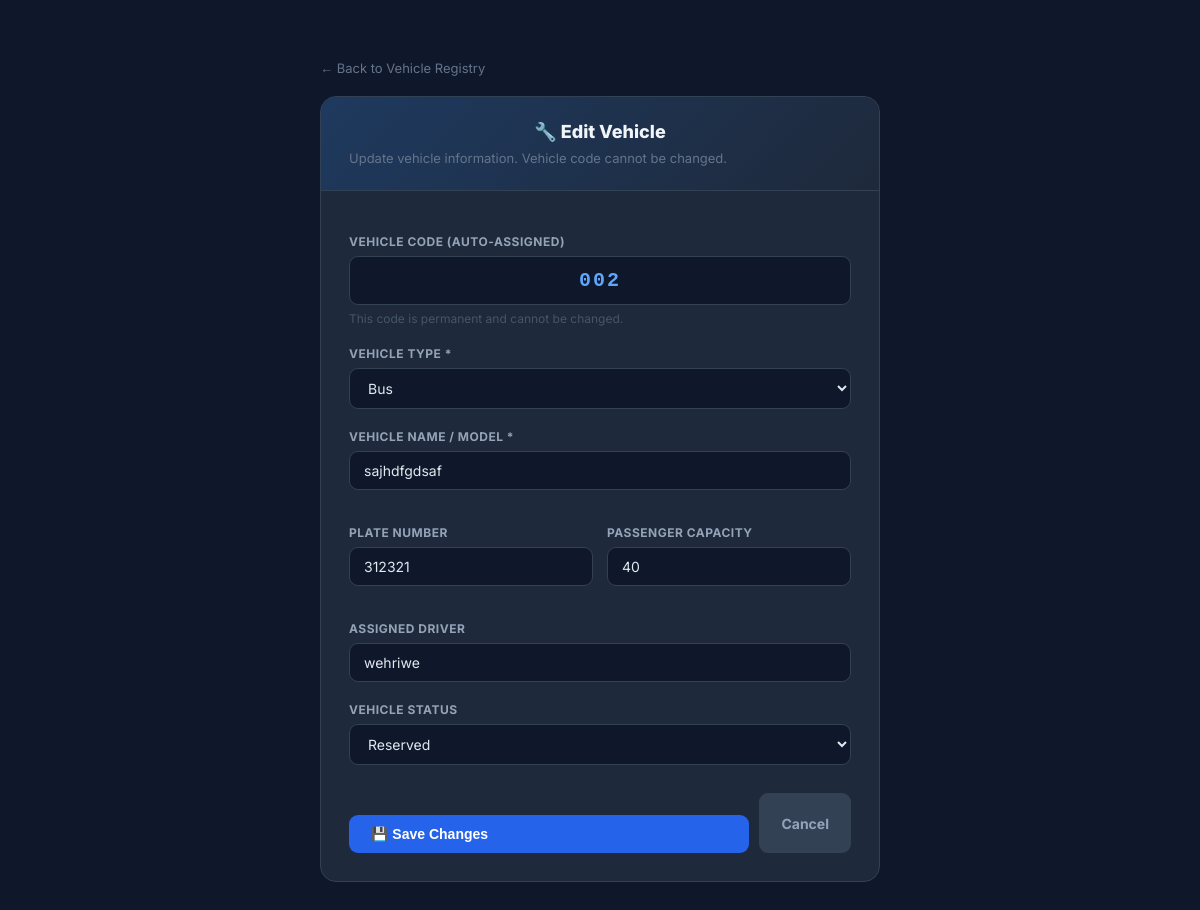
Page /admin/vehicles/edit/2 (signed in) on the committed database.
### tables this page shows
CREATE TABLE vehicles (
            vehicle_id INTEGER PRIMARY KEY AUTOINCREMENT,
            vehicle_code TEXT UNIQUE NOT NULL,
            vehicle_type TEXT NOT NULL,
            vehicle_name TEXT NOT NULL,
            plate_number TEXT,
            capacity INTEGER DEFAULT 1,
            status TEXT DEFAULT 'Available',
            assigned_driver TEXT,
            is_active INTEGER DEFAULT 1,
            created_at TEXT NOT NULL
        );

CREATE TABLE vehicle_types (
            type_id INTEGER PRIMARY KEY AUTOINCREMENT,
            type_name TEXT UNIQUE NOT NULL,
            fare_type TEXT NOT NULL DEFAULT 'distance',
            rate_per_km REAL DEFAULT 2.22,
            fixed_fare REAL DEFAULT 0,
            max_passengers INTEGER DEFAULT 45,
            is_available INTEGER DEFAULT 1
        );

### TravelReservationSystem/app.py (the view, shortened to what this page needs)
@app.route("/admin/vehicles/edit/<int:vehicle_id>", methods=["GET", "POST"])
def admin_edit_vehicle(vehicle_id):
    if "user_id" not in session or session.get("username") != "admin":
        flash("Admin access only.", "error")
        return redirect(url_for("login"))
    conn = get_db()
    vehicle = conn.execute(
        "SELECT * FROM vehicles WHERE vehicle_id=? AND is_active=1", (vehicle_id,)
    ).fetchone()
    if not vehicle:
        conn.close()
        abort(404)
    vehicle_types = conn.execute("SELECT type_name FROM vehicle_types ORDER BY type_id").fetchall()
    conn.close()
    return render_template("admin_vehicle_form.html", vehicle=vehicle, vehicle_types=vehicle_types, mode="edit")

### TravelReservationSystem/app.py (called while the page is built)
def get_db():
    conn = sqlite3.connect(DATABASE, timeout=30)
    conn.row_factory = sqlite3.Row
    return conn

### TravelReservationSystem/templates/admin_vehicle_form.html (shortened to what this page needs)
<!DOCTYPE html>
<html lang="en">
<head>
    <link rel="stylesheet" href="{{ url_for('static', filename='css/style.css') }}">
</head>
<body>
<div class="form-wrap">
    <a href="{{ url_for('admin_vehicles') }}" class="back-link">← Back to Vehicle Registry</a>
    <div class="card">
        <div class="card-header">
            <h1>{{ '🔧 Edit Vehicle' if mode == 'edit' else '🚌 Register New Vehicle' }}</h1>
            <p>{{ 'Update vehicle information. Vehicle code cannot be changed.' if mode == 'edit' else 'A unique Vehicle Code will be automatically assigned upon registration.' }}</p>
        </div>
        <div class="card-body">
            {% if mode == 'edit' and vehicle %}
            <div class="field-group">
                <label>Vehicle Code (Auto-Assigned)</label>
                <div class="code-display">{{ vehicle['vehicle_code'] }}</div>
                <p class="field-hint">This code is permanent and cannot be changed.</p>
            </div>
            {% else %}
            <div class="field-group">
                <label>Vehicle Code</label>
                <div class="code-display">Auto</div>
                <p class="field-hint">A sequential code (001, 002, …) will be automatically generated on save.</p>
            </div>
            {% endif %}
            <form method="POST">
                <div class="field-group">
                    <label>Vehicle Type *</label>
                    <select name="vehicle_type" required>
                        {% for vt in vehicle_types %}
                            <option value="{{ vt['type_name'] }}"
                                {% if mode == 'edit' and vehicle and vehicle['vehicle_type'] == vt['type_name'] %}selected{% endif %}>
                                {{ vt['type_name'] }}
                            </option>
                        {% endfor %}
                    </select>
                </div>
                <div class="field-group">
                    <label>Vehicle Name / Model *</label>
                    <input type="text" name="vehicle_name" placeholder="e.g. Toyota Coaster, Hiace Commuter"
                           value="{{ vehicle['vehicle_name'] if mode == 'edit' and vehicle else '' }}" required>
                </div>
                <div class="row-2">
                    <div class="field-group">
                        <label>Plate Number</label>
                        <input type="text" name="plate_number" placeholder="e.g. ABC-1234"
                               value="{{ vehicle['plate_number'] or '' if mode == 'edit' and vehicle else '' }}">
                    </div>
                    <div class="field-group">
                        <label>Passenger Capacity</label>
                        <input type="number" name="capacity" min="1" max="200" placeholder="e.g. 45"
                               value="{{ vehicle['capacity'] if mode == 'edit' and vehicle else 1 }}" required>
                    </div>
                </div>
                <div class="field-group">
                    <label>Assigned Driver</label>
                    <input type="text" name="assigned_driver" placeholder="Driver's full name (optional)"
                           value="{{ vehicle['assigned_driver'] or '' if mode == 'edit' and vehicle else '' }}">
                </div>
                <div class="field-group">
                    <label>Vehicle Status</label>
                    <select name="status">
                        {% for s in ['Available', 'Reserved', 'In Use', 'Maintenance', 'Unavailable'] %}
                            <option value="{{ s }}"
                                {% if mode == 'edit' and vehicle and vehicle['status'] == s %}selected{% endif %}>
                                {{ s }}
                            </option>
                        {% endfor %}
                    </select>
                </div>
                <div class="btn-row">
                    <button type="submit" class="btn btn-primary">
                        {{ '💾 Save Changes' if mode == 'edit' else '✅ Register Vehicle' }}
                    </button>
                    <a href="{{ url_for('admin_vehicles') }}" class="btn btn-ghost">Cancel</a>
                </div>
            </form>
        </div>
    </div>
</div>
</body>
</html>

### TravelReservationSystem/static/css/style.css (style rules this page uses)
* { box-sizing: border-box; }
body { margin: 0; font-family: Arial, sans-serif; min-height: 100vh; background: linear-gradient( rgba(0, 0, 0, 0.60), rgba(0, 0, 0, 0.60) ), url("/static/assets/Background.jpg") center center / cover no-repeat fixed; }
h1 { text-align: center; margin-bottom: 8px; }
label { display: block; margin-top: 15px; margin-bottom: 6px; font-weight: bold; color: #ddd; }
input { width: 100%; padding: 12px; border: 1px solid rgba(255, 255, 255, 0.2); border-radius: 8px; font-size: 15px; background: rgba(20, 20, 20, 0.6); color: #fff; }
input::placeholder { color: #888; }
button { width: 100%; padding: 13px; margin-top: 22px; border: none; border-radius: 8px; background: #1677ff; color: white; font-size: 16px; font-weight: bold; cursor: pointer; }
a { color: #4da6ff; text-decoration: none; }
select { width: 100%; padding: 12px; border: 1px solid rgba(255, 255, 255, 0.2); border-radius: 8px; font-size: 15px; background: rgba(20, 20, 20, 0.8); color: white; }
.back-link { text-align: center; margin-top: 20px; }

### TravelReservationSystem/templates/admin_vehicle_form.html (style rules this page uses)
* { box-sizing:border-box;margin:0;padding:0 }
body { font-family:'Inter',Arial,sans-serif;background:#0f172a;color:#e2e8f0;min-height:100vh;display:flex;align-items:flex-start;justify-content:center;padding:40px 16px }
.form-wrap { width:100%;max-width:560px }
.back-link { display:inline-flex;align-items:center;gap:6px;color:#64748b;text-decoration:none;font-size:13px;margin-bottom:20px;transition:.15s }
.card { background:#1e293b;border:1px solid #334155;border-radius:16px;overflow:hidden }
.card-header { background:linear-gradient(135deg,#1e3a5f,#1e293b);padding:24px 28px;border-bottom:1px solid #334155 }
.card-header h1 { font-size:18px;font-weight:800;color:#f1f5f9 }
.card-header p { font-size:13px;color:#64748b;margin-top:4px }
.card-body { padding:28px }
.field-group { margin-bottom:20px }
label { display:block;font-size:12px;font-weight:700;color:#94a3b8;text-transform:uppercase;letter-spacing:.5px;margin-bottom:7px }
input,select { width:100%;background:#0f172a;border:1px solid #334155;border-radius:9px;color:#e2e8f0;padding:10px 14px;font-size:14px;font-family:inherit;transition:.15s;outline:none }
select option { background:#0f172a }
.field-hint { font-size:12px;color:#475569;margin-top:5px }
.code-display { background:#0f172a;border:1px solid #334155;border-radius:9px;padding:12px 14px;font-family:monospace;font-size:20px;font-weight:800;color:#60a5fa;letter-spacing:2px;text-align:center;margin-bottom:6px }
.row-2 { display:grid;grid-template-columns:1fr 1fr;gap:14px }
.btn-row { display:flex;gap:10px;margin-top:28px }
.btn { padding:11px 22px;border-radius:9px;font-size:14px;font-weight:700;border:0;cursor:pointer;text-decoration:none;transition:.15s;display:inline-flex;align-items:center;gap:6px }
.btn-primary { background:#2563eb;color:#fff }
.btn-ghost { background:#334155;color:#94a3b8 }

### rows in the picture
vehicles: vehicle_code "002", vehicle_type "Bus", vehicle_name "sajhdfgdsaf", plate_number "312321", capacity "40", assigned_driver "wehriwe", status "Reserved"

### other values in the picture
{{ '🔧 Edit Vehicle' if mode == 'edit' else '🚌 Register New Vehicle' }} "🔧 Edit Vehicle"
{{ '💾 Save Changes' if mode == 'edit' else '✅ Register Vehicle' }} "💾 Save Changes"
